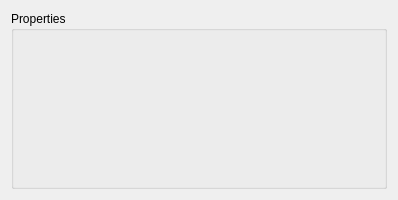
<?xml version="1.0" encoding="UTF-8"?>
<ui version="4.0">
    <class>Form</class>
    <widget class="QWidget" name="Form">
        <property name="geometry">
            <rect>
                <x>0</x>
                <y>0</y>
                <width>398</width>
                <height>200</height>
            </rect>
        </property>
        <property name="sizePolicy">
            <sizepolicy hsizetype="Preferred" vsizetype="Minimum">
                <horstretch>0</horstretch>
                <verstretch>0</verstretch>
            </sizepolicy>
        </property>
        <property name="maximumSize">
            <size>
                <width>16777215</width>
                <height>250</height>
            </size>
        </property>
        <property name="windowTitle">
            <string>Form</string>
        </property>
        <layout class="QGridLayout" name="gridLayout">
            <item row="0" column="0">
                <widget class="QScrollArea" name="scrollArea">
                    <property name="frameShape">
                        <enum>QFrame::NoFrame</enum>
                    </property>
                    <property name="lineWidth">
                        <number>0</number>
                    </property>
                    <property name="widgetResizable">
                        <bool>true</bool>
                    </property>
                    <widget class="QWidget" name="scrollAreaWidgetContents_2">
                        <property name="geometry">
                            <rect>
                                <x>0</x>
                                <y>0</y>
                                <width>380</width>
                                <height>182</height>
                            </rect>
                        </property>
                        <layout class="QVBoxLayout" name="verticalLayout_2">
                            <property name="spacing">
                                <number>0</number>
                            </property>
                            <property name="margin">
                                <number>0</number>
                            </property>
                            <item>
                                <widget class="QGroupBox" name="uiProperties">
                                    <property name="title">
                                        <string>Properties</string>
                                    </property>
                                    <layout class="QVBoxLayout" name="verticalLayout">
                                        <item>
                                            <layout class="QHBoxLayout" name="layoutSpecs"/>
                                        </item>
                                    </layout>
                                </widget>
                            </item>
                        </layout>
                    </widget>
                </widget>
            </item>
        </layout>
    </widget>
    <resources/>
    <connections/>
</ui>
